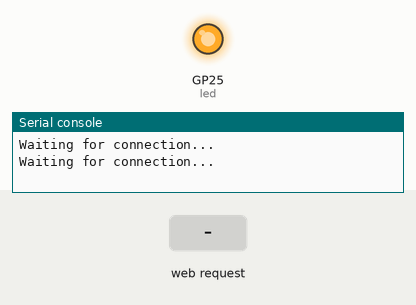
Bench run of a program on a simulated Raspberry Pi Pico running MicroPython. On the bench: output pins drawn as LEDs (lit = HIGH), the last lines printed to the serial console. The inputs (shaded band) are chosen by the test bench. WiFi joins after 1.5 s; files that are not in the repository are absent; library files of the repository ran but are not shown: secrets.py.

Above: at 2.1 s.
At 4.4 s:
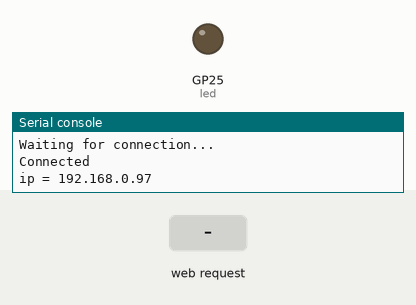
4.5 s: HTTP request GET / received
Timing chart, 0 to 7.5 s (numbered marks = the images above; inputs shaded):
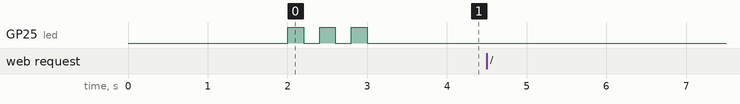

The program:

main.py
```python
import rp2
import network
import ubinascii
import machine
import urequests as requests
import time
from secrets import secrets
import socket

# Set country to avoid possible errors
rp2.country('GB')

# Load login data from different file for safety reasons
ssid = secrets['ssid']
pw = secrets['pw']

wlan = network.WLAN(network.STA_IF)
wlan.active(True)
wlan.ifconfig(('192.168.0.97', '255.255.255.0', '192.168.0.1', '8.8.8.8'))
wlan.connect(ssid, pw)

# Wait for connection with 10 second timeout
timeout = 10
while timeout > 0:
    if wlan.status() < 0 or wlan.status() >= 3:
        break
    timeout -= 1
    print('Waiting for connection...')
    time.sleep(1)

# Define blinking function for onboard LED to indicate error codes
def blink_onboard_led(num_blinks):
    led = machine.Pin('LED', machine.Pin.OUT)
    for i in range(num_blinks):
        led.on()
        time.sleep(.2)
        led.off()
        time.sleep(.2)

wlan_status = wlan.status()
blink_onboard_led(wlan_status)

if wlan_status != 3:
    raise RuntimeError('Wi-Fi connection failed')
else:
    print('Connected')
    status = wlan.ifconfig()
    print('ip = ' + status[0])

# Function to load in html page
def get_html(html_name):
    with open(html_name, 'r') as file:
        html = file.read()

    return html

# HTTP server with socket
addr = socket.getaddrinfo('0.0.0.0', 80)[0][-1]

# Create a "server socket":
s = socket.socket(socket.AF_INET, socket.SOCK_STREAM)
s.bind(addr)
s.listen(1)
# The argument to listen tells the socket library that we want it to queue up 1 connect requests (the normal max) before refusing outside connections.

led = machine.Pin('LED', machine.Pin.OUT)

# Listen for connections
while True:
    try:
        # This blocks until a client connects
        cl, addr = s.accept()
        print('Client connected from', addr)
        # This recieves 1024 bytes - blocks until received
        r = cl.recv(1024)
        # print(r)

        r = str(r)
        led_on = r.find('?led=on')
        led_off = r.find('?led=off')
        print('led_on = ', led_on)
        print('led_off = ', led_off)
        if led_on > -1:
            print('LED ON')
            led.value(1)

        if led_off > -1:
            print('LED OFF')
            led.value(0)

        response = get_html('index.html')

        # blocks
        cl.send('HTTP/1.0 200 OK\r\nContent-type: text/html\r\n\r\n')
        # blocks
        cl.send(response)
        # blocks
        cl.close()

    except OSError as e:
        cl.close()
        print('Connection closed')
```
